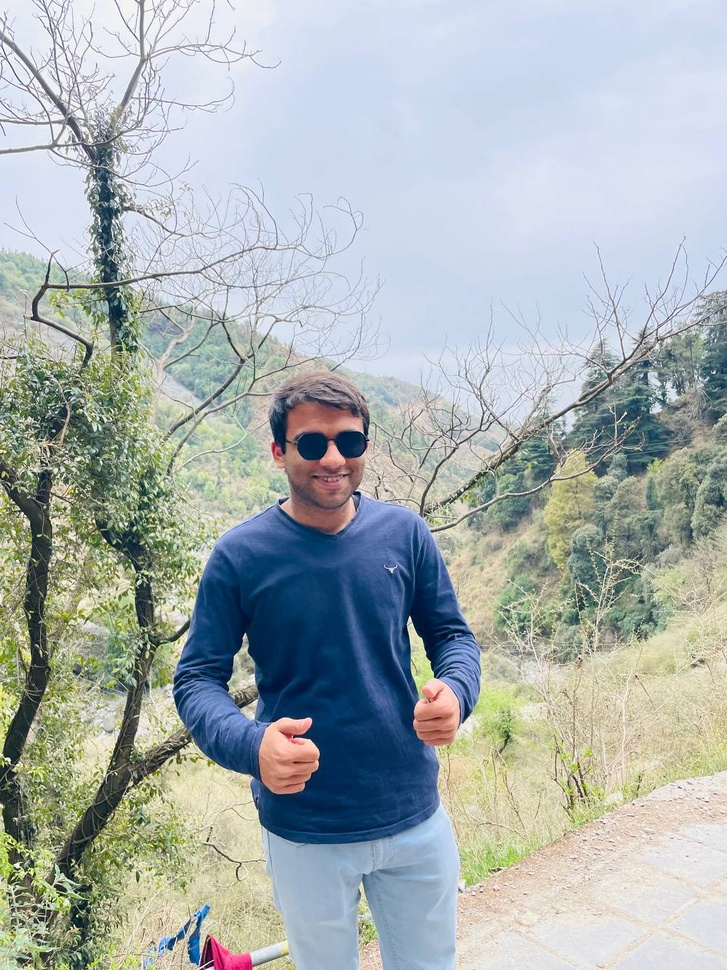
#> input picture cv/california_dreamin.jpg, 727 x 970 px, shrunk from 960 x 1280 before the run
$ jupyter execute --allow-errors asg6.ipynb
#> lines starting #> are read from the running program, lines starting #| are printed output that depends on the picture; after the words box and inside, x2 and y2 are one past the last pixel; in counts of white or black regions, pixels touching at a corner belong together
[cell 1]
import cv2 as cv
from PIL import Image
import numpy as np
from matplotlib import pyplot as plt

[cell 2]
image_path = "./california_dreamin.jpg"

[cell 3]
def showimg(img):
    # cv2 images are in bgr by default and IPython assumes RGB for display
    img_rgb = cv2.cvtColor(img, cv2.COLOR_BGR2RGB)
    plt.imshow(img_rgb)
    plt.axis("off")
    #display(Image.fromarray(img_rgb))

def showgray(img_gray):
    plt.imshow(img_gray, cmap= "gray")
    plt.axis("off")

[cell 4]
img_color = cv.imread(image_path)
#> img_color is the input picture: shape (970, 727, 3); mean B, G, R 176, 176.1, 167.5
img0 = cv.cvtColor(img_color, cv.COLOR_BGR2GRAY)
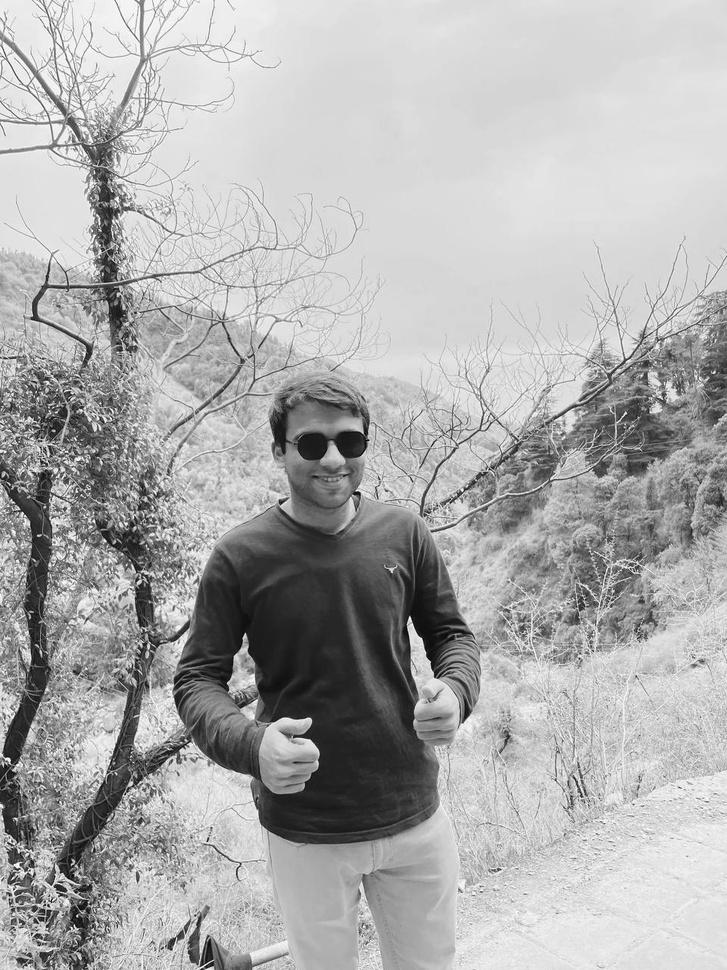
#> img0: shape (970, 727); min 2, max 255, mean 173.5
showgray(img0)

[cell 5]
img = cv.medianBlur(img0, 5)

ret,th1 = cv.threshold(img,127,255,cv.THRESH_BINARY)
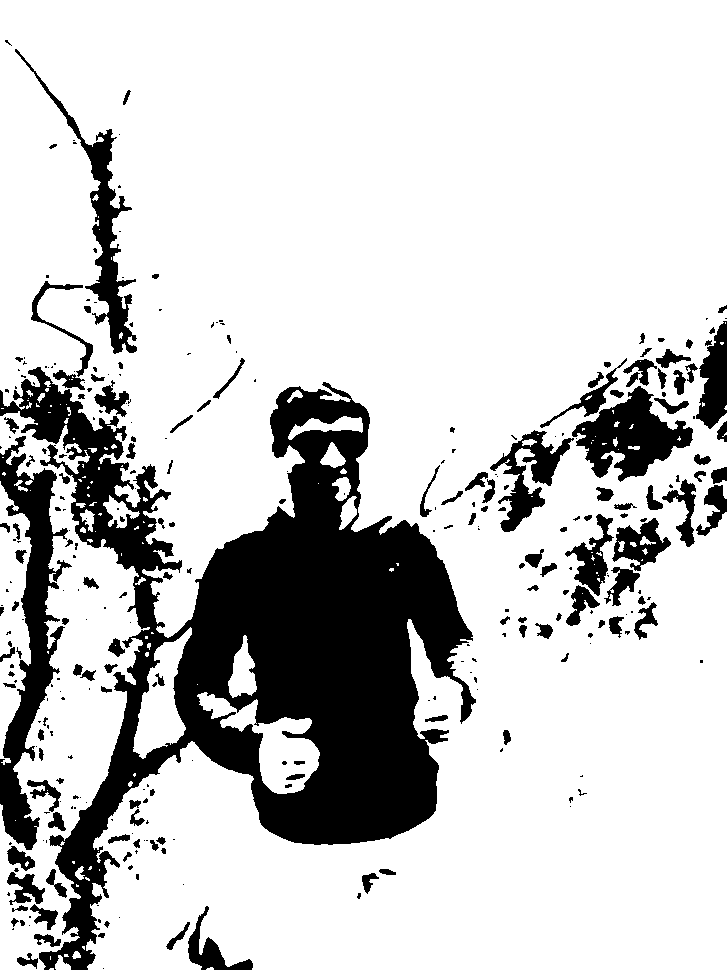
#> th1: shape (970, 727); 79.5% white; 316 black regions (172 under 20 px), largest, box (x1, y1, x2, y2) and area: (0, 367, 476, 970) 97033, (0, 436, 72, 850) 10405, (572, 386, 693, 482) 5593
th2 = cv.adaptiveThreshold(img,255,cv.ADAPTIVE_THRESH_MEAN_C,\
            cv.THRESH_BINARY,11,2)
#> th2: shape (970, 727); 71.2% white; 2864 black regions (1844 under 20 px), largest, box (x1, y1, x2, y2) and area: (50, 511, 490, 896) 25234, (0, 397, 173, 787) 12105, (519, 321, 694, 463) 5642
th3 = cv.adaptiveThreshold(img,255,cv.ADAPTIVE_THRESH_GAUSSIAN_C,\
            cv.THRESH_BINARY,11,2)
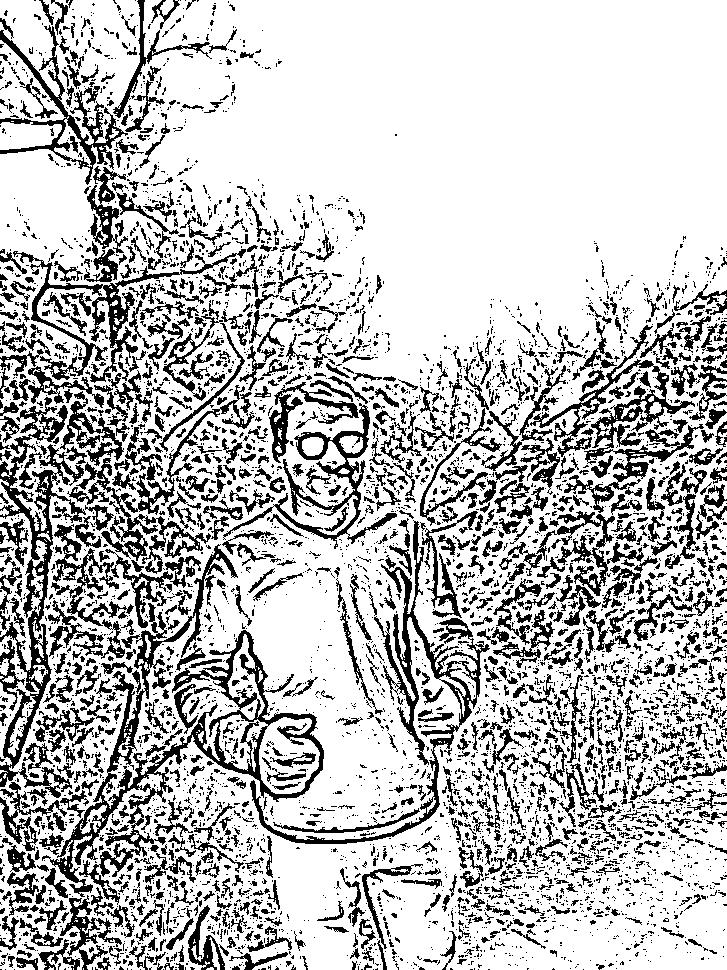
#> th3: shape (970, 727); 75.4% white; 5378 black regions (4168 under 20 px), largest, box (x1, y1, x2, y2) and area: (42, 544, 324, 905) 12201, (0, 397, 86, 798) 7205, (250, 520, 490, 844) 6190

[cell 6]
titles = ['Original Image', 'Global Thresholding (v = 127)',
            'Adaptive Mean Thresholding', 'Adaptive Gaussian Thresholding']
images = [img, th1, th2, th3]

for i in range(4):
    plt.subplot(2,2,i+1)
    showgray(images[i])
    plt.title(titles[i])
    plt.xticks([]),plt.yticks([])
plt.show()

[cell 7]
ddepth = cv.CV_16S
kernel_size = 3

# Remove noise by blurring with a Gaussian filter
img_gauss = cv.GaussianBlur(img0, (3, 3), 0)

# Apply Laplace function
dst = cv.Laplacian(img_gauss, ddepth, ksize=kernel_size)
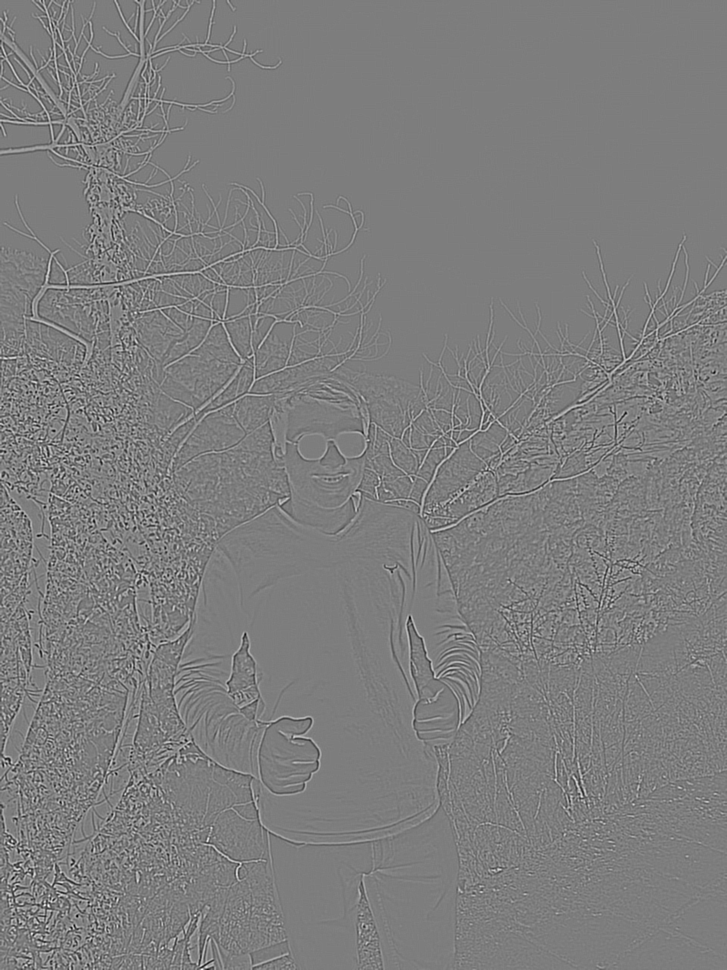
#> dst: shape (970, 727) int16; min -486, max 498, mean 0; drawn with min black and max white
abs_dst = cv.convertScaleAbs(dst)
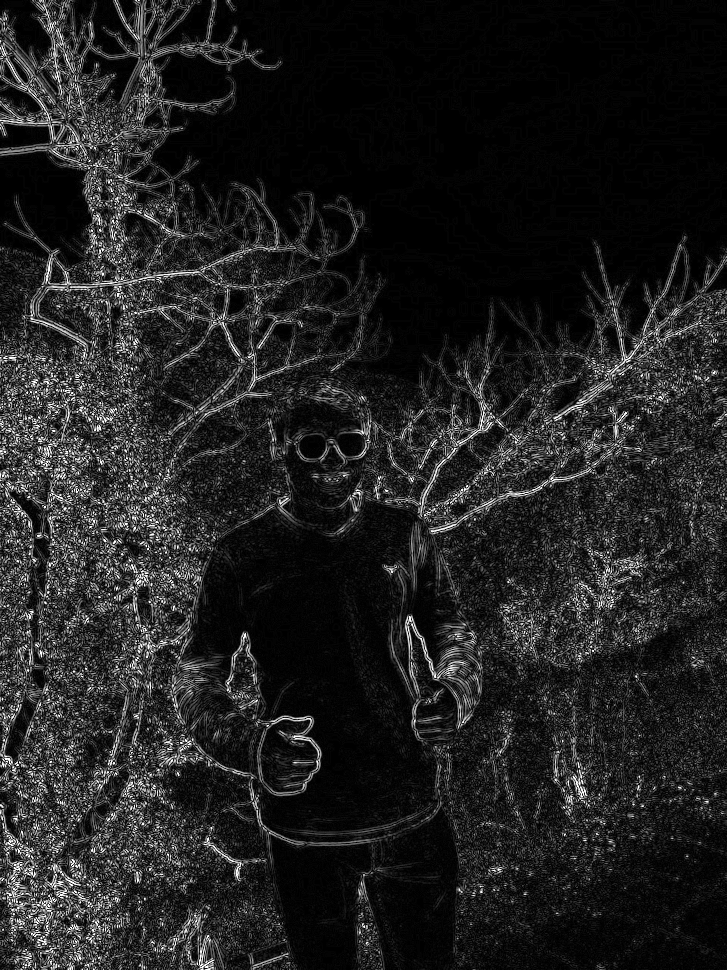
#> abs_dst: shape (970, 727); min 0, max 255, mean 33.1
showgray(abs_dst)

[cell 8]
img_blur = cv.blur(img0, (3,3))
low_threshold =10
ratio = 20
kernel_size = 3
detected_edges = cv.Canny(img_blur, low_threshold, low_threshold*ratio, kernel_size)
#> detected_edges: shape (970, 727); 15.5% white in thin lines or dots
mask = detected_edges != 0
#> mask: shape (970, 727) bool; 15.5% white in thin lines or dots
dst = img_color * (mask[:,:,None].astype(img0.dtype))
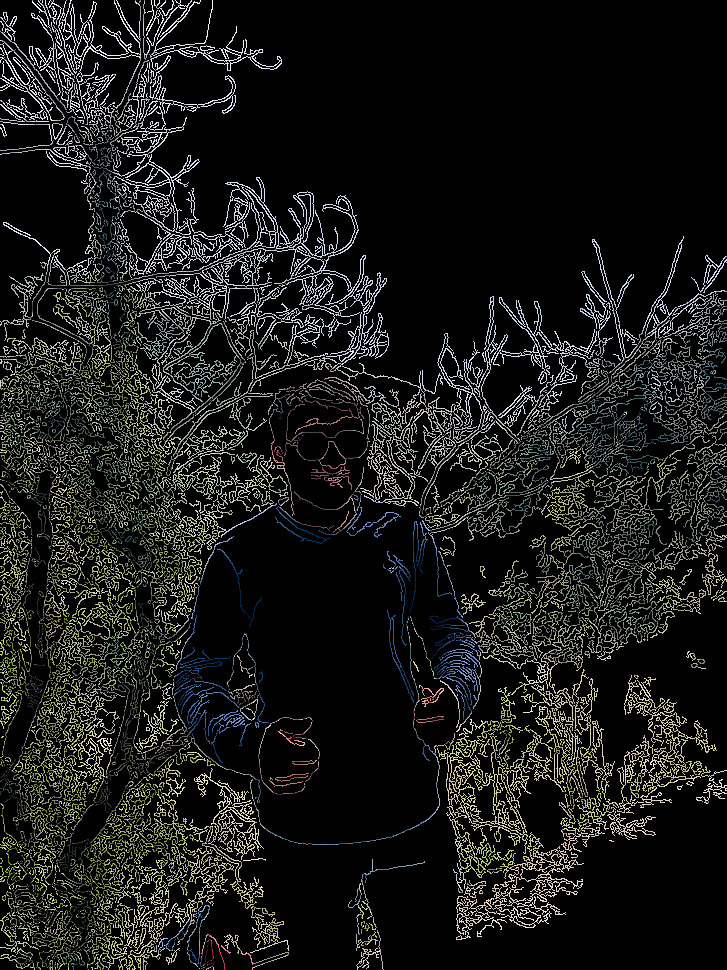
#> dst: shape (970, 727, 3); mean B, G, R 24.1, 26.3, 25.4
showgray(dst)

$ run again, with cv/cyto_driving.jpg copied over cv/california_dreamin.jpg
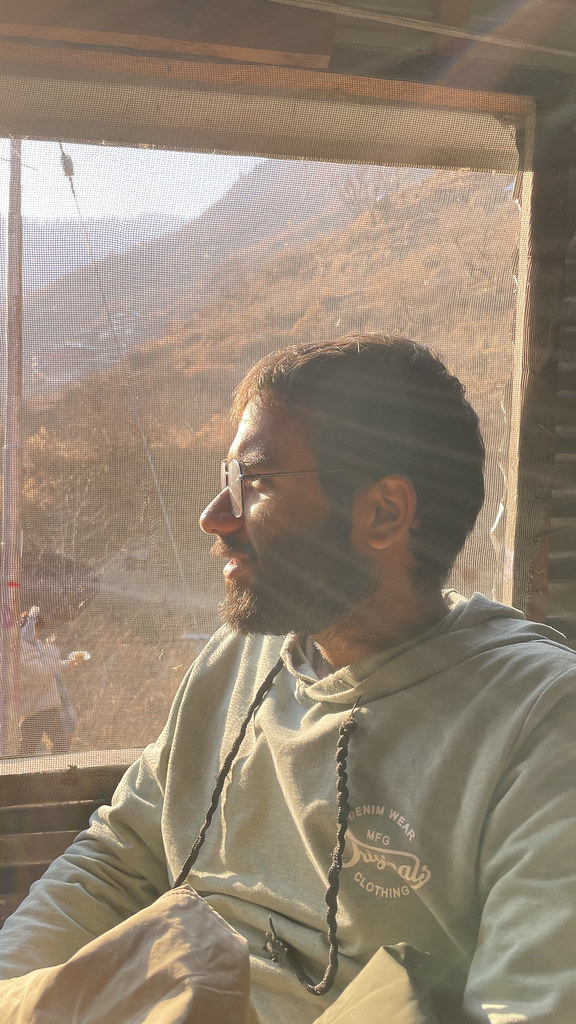
#> input picture cv/cyto_driving.jpg, 576 x 1024 px
#> img_color is the input picture: shape (1024, 576, 3); mean B, G, R 115.8, 133.3, 148.2
#> `ret,th1 = cv.threshold(img,127,255,cv.THRESH_BINARY)`:
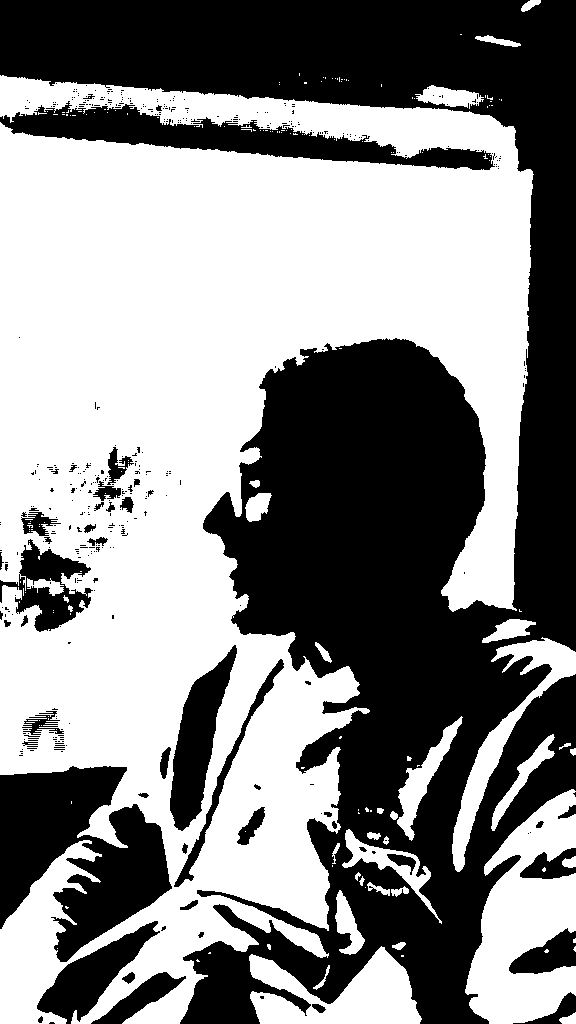
#> th1: shape (1024, 576); 53.4% white; 419 black regions (371 under 20 px), largest, box (x1, y1, x2, y2) and area: (0, 0, 576, 1024) 218186, (0, 766, 172, 962) 19841, (0, 101, 495, 170) 11698
#> th2: shape (1024, 576); 67.9% white; 7261 black regions (6327 under 20 px), largest, box (x1, y1, x2, y2) and area: (181, 721, 457, 1024) 10712, (0, 584, 328, 863) 8144, (0, 658, 314, 980) 8134
#> th3: shape (1024, 576); 76.3% white; 12061 black regions (11174 under 20 px), largest, box (x1, y1, x2, y2) and area: (0, 643, 375, 980) 6910, (198, 721, 458, 1006) 6888, (0, 131, 517, 433) 6098
#> detected_edges: shape (1024, 576); 7.8% white in thin lines or dots, all inside (x1, y1, x2, y2) = (0, 113, 576, 1024)
#> `dst = img_color * (mask[:,:,None].astype(img0.dtype))`:
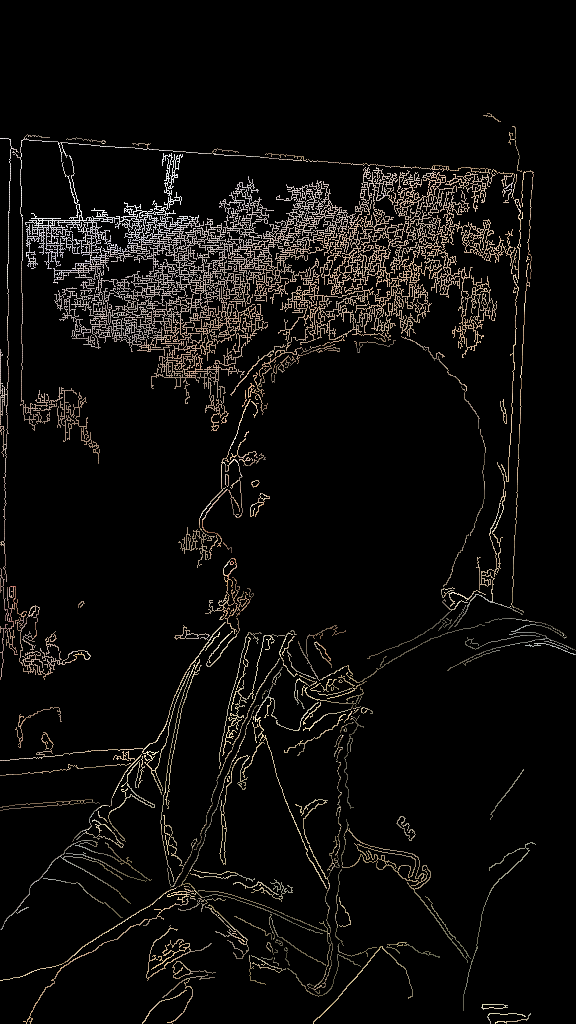
#> dst: shape (1024, 576, 3); mean B, G, R 11.3, 12.6, 13.9
